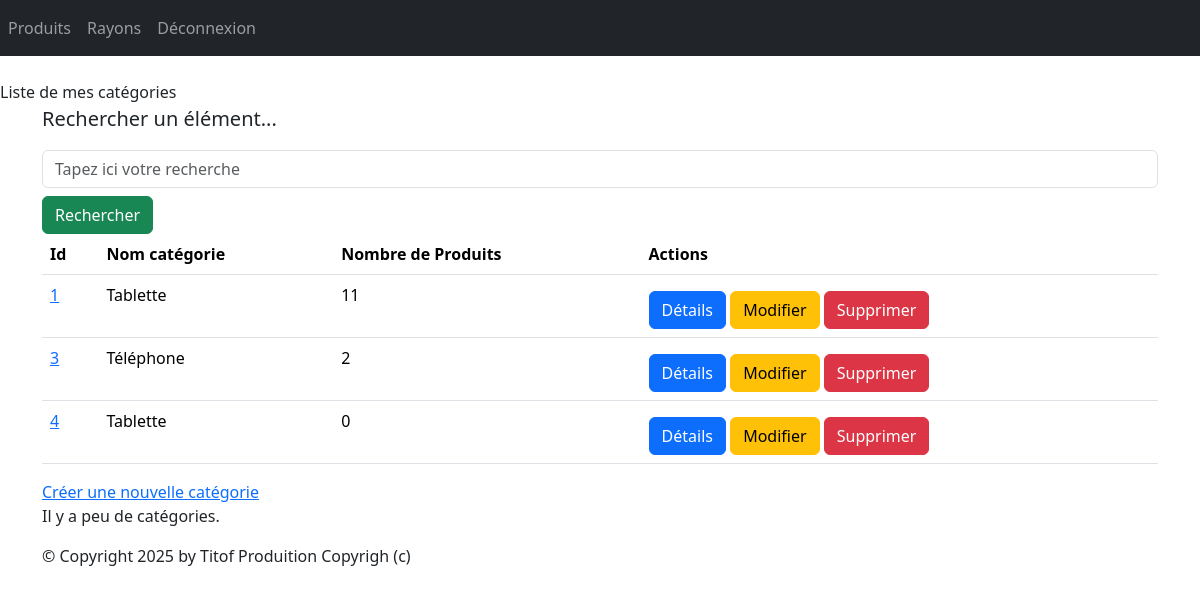
Screenshot of /monApp/categories (signed in) with the database file from the repository.
### monApp/models.py (models this page shows, shortened)
class Categorie(models.Model):
	idCat = models.AutoField(primary_key=True)
	nomCat = models.CharField(max_length=100)

### monApp/views.py (the view)
# urls.py: path("categories",views.CategorieListView.as_view(),name="lst_categories"),
@method_decorator(login_required, name='dispatch')
class CategorieListView(ListView):
    model = Categorie
    template_name = "monApp/list_categories.html"
    context_object_name = "categories"
    def get_queryset(self):
        query = self.request.GET.get('search')
        if query:
            return Categorie.objects.filter(nomCat__icontains=query).annotate(nb_produits=Count('produits'))        # Annoter chaque catégorie avec le nombre de produits liés
        return Categorie.objects.annotate(nb_produits=Count('produits'))
    def get_context_data(self, **kwargs):
        context = super(CategorieListView, self).get_context_data(**kwargs)
        context['titremenu'] = "Liste de mes catégories"
        return context

### monApp/templates/monApp/list_categories.html
{% extends 'monApp/base.html' %}
{% block menu %}
    {{titremenu}}
{% endblock %}
{% block contenu %}
<p class="lead mb-3 ml-0">Rechercher un élément...</p>
<form method="GET" action="">
<input class="form-control" type="text" name="search" placeholder="Tapez ici votre recherche"
value="{{ request.GET.search }}">
<button type="submit" class="btn btn-success mt-2">Rechercher</button>
</form>
<table class="table">
<thead>
    <tr>
        <th>Id</th>
        <th>Nom catégorie</th>
        <th>Nombre de Produits</th>
        <th>Actions</th>
    </tr>
</thead>
<tbody>
    {% for ctgr in categories %}
        <tr>
            <td>
                <a href="{% url 'dtl-categorie' ctgr.idCat %}">{{ ctgr.idCat }}</a>
            </td>
            <td>{{ ctgr.nomCat }}</td>
            <td>{{ ctgr.nb_produits }}</td>
            <td>
                <a href="{% url 'dtl-categorie' ctgr.idCat %}" class="btn btn-primary mt-2">Détails</a>
                <a href="{% url 'categorie-chng' ctgr.idCat %}" class="btn btn-warning mt-2">Modifier</a>
                <a href="{% url 'dlt-categorie' ctgr.idCat %}" class="btn btn-danger mt-2">Supprimer</a>
            </td>
        </tr>
    {% endfor %}
</tbody>
</table>
<a href="{% url 'crt-categorie' %}">Créer une nouvelle catégorie</a>
<p>
    Il y a
    {% if categories|length < 5 %}
        peu de
    {% elif categories|length < 10 %}
        quelques
    {% else %}
        beaucoup de
    {% endif %}
    catégories.
</p>
{% endblock %}

### rows the page displays
Categorie: idCat "1", nomCat "Tablette", nb_produits "11"
Categorie: idCat "3", nomCat "Téléphone", nb_produits "2"
Categorie: idCat "4", nomCat "Tablette", nb_produits "0"

### other values shown
{{ titremenu }} "Liste de mes catégories"
